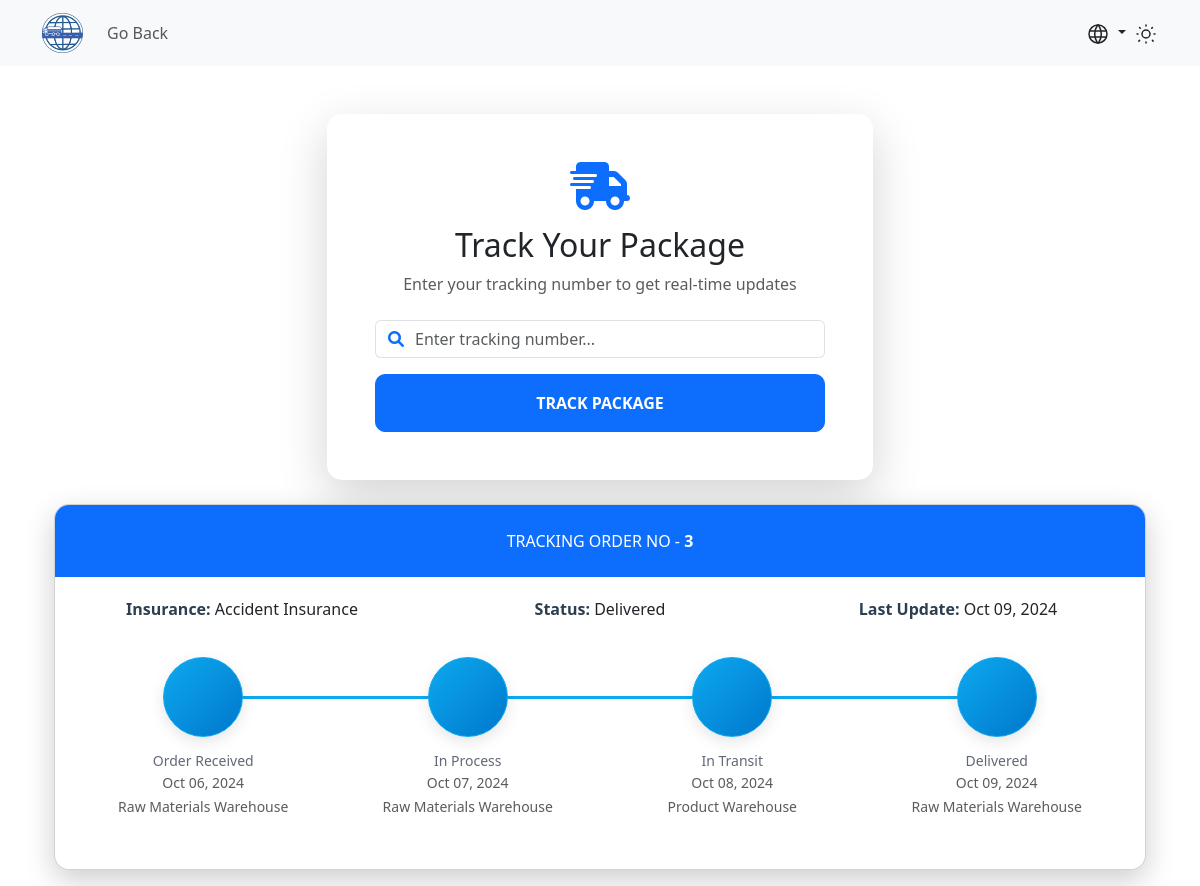
/views/public/trackingForm.php?tracking_code=3, run on the app's committed database.
### tables this page shows
CREATE TABLE IF NOT EXISTS Insurance (
    num INT PRIMARY KEY AUTO_INCREMENT,
    policyNumber VARCHAR(50) NOT NULL,
    insurance_type VARCHAR(100),
    coverage DECIMAL(10,2)
);

CREATE TABLE IF NOT EXISTS Record (
    num INT PRIMARY KEY AUTO_INCREMENT,
    date DATE NOT NULL,
    location VARCHAR(100),
    status VARCHAR(20),
    client INT,
    shipment INT NOT NULL,
    FOREIGN KEY (client) REFERENCES Client(num),
    FOREIGN KEY (shipment) REFERENCES Shipment(num)
);

### app/Controllers/trackingController.php (the view, shortened to what this page needs)
<?php
include_once '../../config/connection.php';
if (isset($_GET['tracking_code'])) {
    $tracking_code = $_GET['tracking_code'];
    $sql = "SELECT Record.date, Record.location, Record.status, Insurance.insurance_type
            FROM Shipment
            JOIN Record ON Shipment.num = Record.shipment
            JOIN Insurance ON Shipment.insurance = Insurance.num
            WHERE Shipment.num = ?
            ORDER BY Record.date DESC";
    $stmt = $conn->prepare($sql);
    $stmt->bind_param("s", $tracking_code);
    if (!$stmt->execute()) {
        echo '<div class="alert alert-danger">No se pudo procesar su solicitud. Por favor intente más tarde.</div>';
        return;
    }
    $result = $stmt->get_result();
    $records = [];
    if ($result->num_rows > 0) {
        while ($row = $result->fetch_assoc()) {
            $records[] = $row;
        }
    }
}
?>
<link rel="stylesheet" href="https://cdn.jsdelivr.net/npm/pixeden-stroke-7-icon@1.2.3/pe-icon-7-stroke/dist/pe-icon-7-stroke.min.css">
<?php if (!empty($records)): ?>
    <div class="container padding-bottom-3x mb-1">
        <div class="card mb-3">
            <div class="p-4 text-center text-white text-lg rounded-top" style="background: var(--bs-primary);">
                <span class="text-uppercase">Tracking Order No - </span>
                <span class="text-medium text-white"><?php echo htmlspecialchars($tracking_code); ?></span>
            </div>
            <div class="d-flex flex-wrap flex-sm-nowrap justify-content-between py-3 px-2 bg-body">
                <div class="w-100 text-center py-1 px-2">
                    <span class="text-medium">Insurance:</span> <?php echo htmlspecialchars($records[0]['insurance_type']); ?>
                </div>
                <div class="w-100 text-center py-1 px-2">
                    <span class="text-medium">Status:</span> <?php echo $records[0]['status']; ?>
                </div>
                <div class="w-100 text-center py-1 px-2">
                    <span class="text-medium">Last Update:</span> <?php echo date('M d, Y', strtotime($records[0]['date'])); ?>
                </div>
            </div>
            <div class="card-body">
                <div class="steps d-flex flex-wrap flex-sm-nowrap justify-content-between padding-top-2x padding-bottom-1x">
                    <?php
                    $statuses = [
                        ['name' => 'Order Placed', 'display' => 'Order Received', 'icon' => 'pe-7s-note'],
                        ['name' => 'In Process', 'display' => 'In Process', 'icon' => 'pe-7s-box2'],
                        ['name' => 'In Transit', 'display' => 'In Transit', 'icon' => 'pe-7s-car'],
                        ['name' => 'Delivered', 'display' => 'Delivered', 'icon' => 'pe-7s-check']
                    ];
                    $currentStatus = end($records)['status'];
                    foreach ($statuses as $index => $status):
                        $isCompleted = false;
                        foreach ($records as $record) {
                            if ($record['status'] === $status['name']) {
                                $isCompleted = true;
                                break;
                            }
                        }
                    ?>
                        <div class="step <?php echo $isCompleted ? 'completed' : ''; ?>">
                            <div class="step-icon-wrap">
                                <div class="step-icon"><i class="<?php echo $status['icon']; ?>"></i></div>
                            </div>
                            <h4 class="step-title"><?php echo $status['display']; ?></h4>
                            <?php if ($isCompleted): ?>
                                <?php foreach ($records as $record): ?>
                                    <?php if ($record['status'] === $status['name']): ?>
                                        <small class="text-muted">
                                            <?php echo date('M d, Y', strtotime($record['date'])); ?><br>
                                            <?php echo $record['location']; ?>
                                        </small>
                                    <?php endif; ?>
                                <?php endforeach; ?>
                            <?php endif; ?>
                        </div>
                    <?php endforeach; ?>
                </div>
            </div>
        </div>
    </div>
<?php endif; ?>

### assets/css/style.css (style rules this page uses)
:root { --blueishgrey: #363d47; --darkgrey: #333; --black: #000000; --white: #ffffff; --blue: rgb(56, 92, 173); --skyblue: rgb(35, 141, 193); --lightgrey: #f0f0f0; --blue-rgb: 56, 92, 173; --lightblue: #f5f8fa; }
.card { border: none; transition: all 0.3s ease; }

### app/Controllers/trackingController.php (style rules this page uses)
.card { border-radius: 15px; overflow: hidden; box-shadow: 0 10px 30px rgba(0,0,0,0.1); }
.steps .step { display: block; width: 100%; margin-bottom: 35px; text-align: center; }
.steps .step .step-icon-wrap { display: block; position: relative; width: 100%; height: 80px; text-align: center; }
.steps .step .step-icon-wrap::before, .steps .step .step-icon-wrap::after { display: block; position: absolute; top: 50%; width: 50%; height: 3px; margin-top: -1px; background-color: #e1e7ec; content: ''; z-index: 1; }
.steps .step .step-icon-wrap::before { left: 0; }
.steps .step .step-icon-wrap::after { right: 0; }
.steps .step .step-icon { display: inline-block; position: relative; width: 80px; height: 80px; border: 1px solid #e1e7ec; border-radius: 50%; background-color: #f5f5f5; color: #374250; font-size: 38px; line-height: 81px; z-index: 5; box-shadow: 0 5px 15px rgba(0,0,0,0.1); transition: all 0.3s ease; }
.steps .step .step-title { margin-top: 16px; margin-bottom: 0; color: #606975; font-size: 14px; font-weight: 500; }
.steps .step:first-child .step-icon-wrap::before { display: none; }
.steps .step:last-child .step-icon-wrap::after { display: none; }
.steps .step.completed .step-icon-wrap::before, .steps .step.completed .step-icon-wrap::after { background-color: #0da9ef; }
.steps .step.completed .step-icon { border-color: #0da9ef; background: linear-gradient(135deg, #0da9ef 0%, #0077cc 100%); color: #fff; }
.text-medium { font-weight: 600; color: #2c3e50; }

### views/public/trackingForm.php (style rules this page uses)
body { background: #0d6efd; min-height: 100vh; }
.card { background: var(--bs-body-bg); color: var(--bs-body-color); border-radius: 15px; box-shadow: 0 10px 30px rgba(0,0,0,0.2); }
.text-muted { color: var(--bs-secondary-color) !important; }

### data on the page
insurance: insurance_type "Accident Insurance"
record: status "Delivered", date "Oct 09, 2024", location "Raw Materials Warehouse"
record: date "Oct 06, 2024", location "Raw Materials Warehouse"
record: status "In Process", date "Oct 07, 2024", location "Raw Materials Warehouse"
record: status "In Transit", date "Oct 08, 2024", location "Product Warehouse"

### other printed values
$tracking_code "3"
$status['display'] "Order Received"
